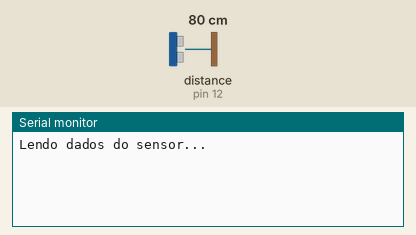
A sketch run on a simulated Arduino Uno, built with avr-gcc and run on an emulated ATmega328P. Parts: the last lines printed to the serial monitor. Wiring (inferred from the names in the program): ultrasonic range finder: trigger pin 13; echo pin 12. The test bench sets the inputs (shaded band); at power-on: distance to the obstacle (sensor on pin 12) 80 cm. The echo pulse lasts 58.3 µs per cm.

Above: at 1.2 s.
1.3 s: distance to the obstacle (sensor on pin 12) set to 2 cm
At 2.1 s:
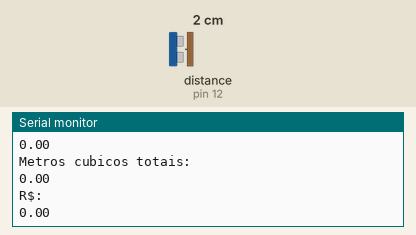
2.8 s: distance to the obstacle (sensor on pin 12) set to 250 cm
At 3.64 s:
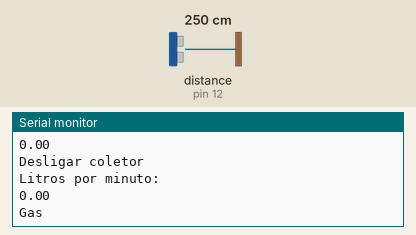

The sketch:

Bluetooth_JSN_Fluxo.ino
```cpp
// Programa: Sensor JSN - Envio de dados via Bluetooth
// Autor: Kênia Morgana de Vasconcelos Saraceni

// DEFINIÇÕES DE PINOS
#define pinTrigger 13
#define pinEcho 12
#define pinFluxo 2

// DECLARAÇÃO DE FUNÇÕES
float leituraSimples();
float calcularDistancia();
void sonarBegin(byte trig ,byte echo);
void fluxoBegin();
float calcularFluxo();
void Vazao();

// DECLARAÇÃO DE VARIÁVEIS
float distancia;
double calculoVazao;
volatile int contador;
float fluxoAcumulado = 0;
float metroCubico = 0;
float ContaAgua = 0;
float fluxo;

void setup()
{
  Serial.begin(9600);
  Serial.println("Lendo dados do sensor...");
  sonarBegin(pinTrigger,pinEcho);
  void fluxoBegin();
}

void loop() {

  distancia = calcularDistancia();
  fluxo = calcularFluxo();

  if  (distancia > 35)
  {
  Serial.println("Distância: ");
  Serial.print(distancia);
  Serial.println(" cm");

  delay(10);
  }
  else
  {
  Serial.println("Desligar coletor");
  }

  Serial.println("Litros por minuto:");
  Serial.println(calculoVazao);
  Serial.println("Gasto total em L:");
  Serial.println(fluxoAcumulado);
  Serial.println("Metros cubicos totais:");
  Serial.println(metroCubico);
  Serial.println("R$:");
  Serial.println(ContaAgua);

}

// IMPLEMENTO DE FUNÇÕES

void sonarBegin(byte trig ,byte echo) {

  #define divisor 58.0
  #define intervaloMedida 5 // MÁXIMO 35 mS PARA ATÉ 6,0M MIN 5mS PARA ATÉ 0,8M
  #define qtdMedidas 20 // QUANTIDADE DE MEDIDAS QUE SERÃO FEITAS

  pinMode(trig, OUTPUT);
  pinMode(echo, INPUT);

  digitalWrite(trig, LOW); // DESLIGA O TRIGGER E ESPERA 500 uS
  delayMicroseconds(500);

}

float calcularDistancia() {

  float leituraSum = 0;
  float resultado = 0;

  for (int index = 0; index < qtdMedidas; index++) {

    delay(intervaloMedida);
    leituraSum += leituraSimples();

  }

  resultado = (float) leituraSum / qtdMedidas;
  resultado = resultado + 2.2;

  return resultado;

}

float leituraSimples() {

  long duracao = 0;
  float resultado = 0;

  digitalWrite(pinTrigger, HIGH);

  delayMicroseconds(10);
  digitalWrite(pinTrigger, LOW);

  duracao = pulseIn(pinEcho, HIGH);

  resultado = ((float) duracao / divisor);

  return resultado;

}

void fluxoBegin()
{
  pinMode(2,INPUT);
  attachInterrupt(0,Vazao,RISING);
}

float calcularFluxo()
{
  contador = 0;
  interrupts();
  delay(1000);
  noInterrupts();

  calculoVazao = (contador * 2.25);
  fluxoAcumulado = fluxoAcumulado + (calculoVazao / 1000);
  metroCubico = fluxoAcumulado / 1000;
  ContaAgua = metroCubico *3,59;
  calculoVazao = calculoVazao * 60;
  calculoVazao = calculoVazao / 1000;
}

void Vazao()
{
  contador ++;
}
```

Measured:
- after the input at 2.8 s, the serial monitor: prints a new line after 0.63 s (image 2)
